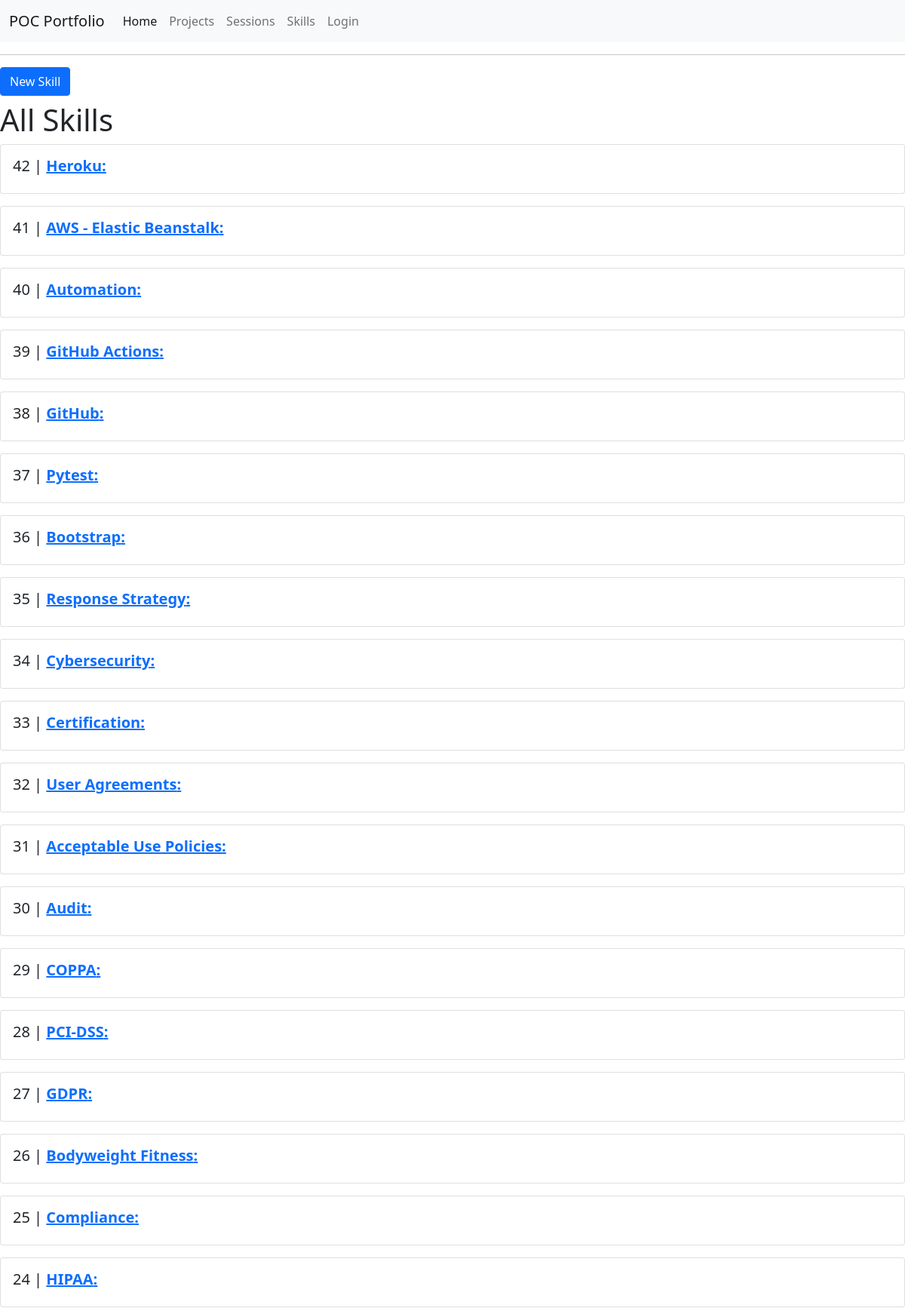
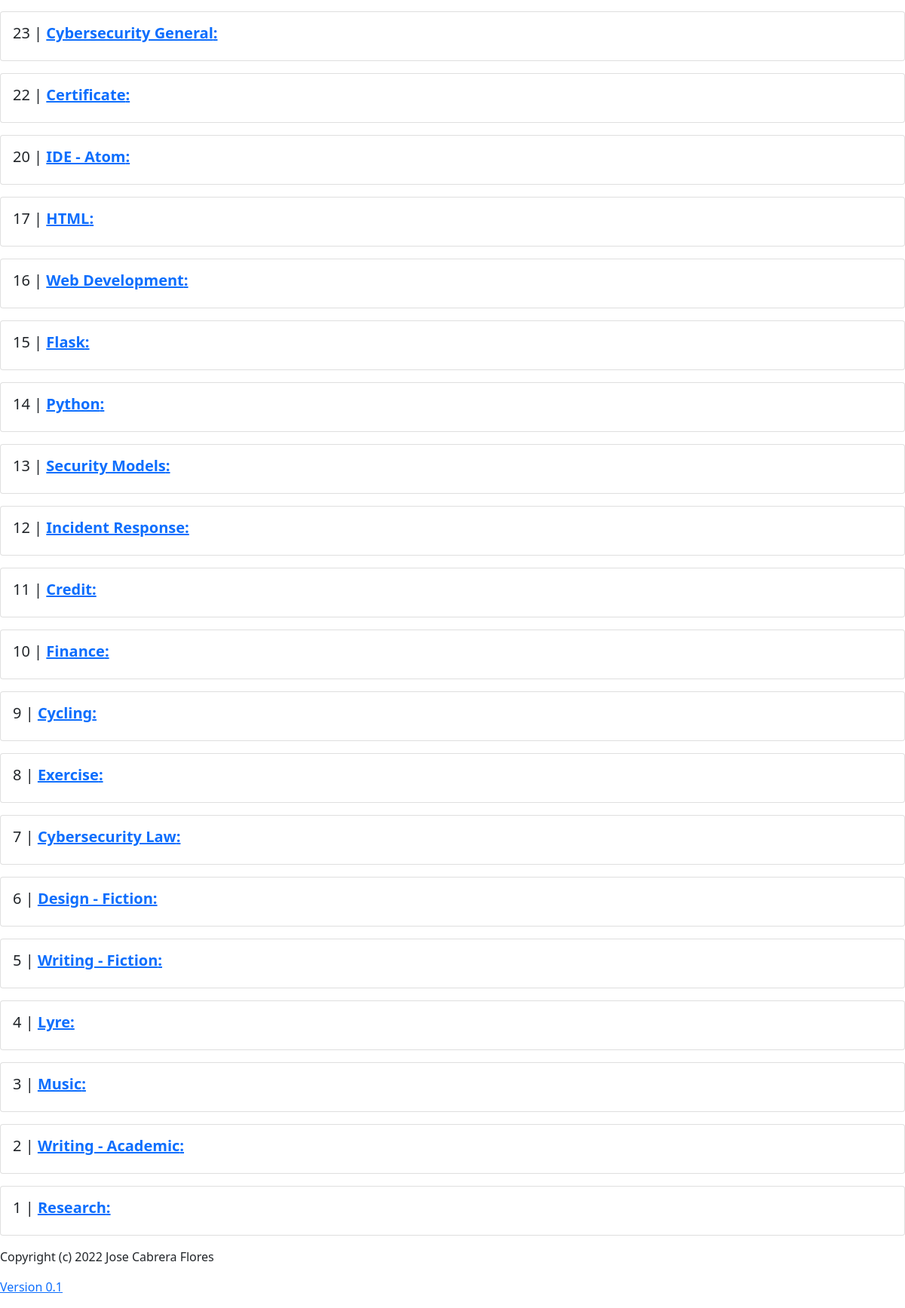
Screenshot of /skill/all with the database file from the repository (2 pictures, top to bottom).
### app/models.py (models this page shows, shortened)
class Skill(db.Model):
    id = db.Column(db.Integer, primary_key=True)
    name = db.Column(db.String(120), index=True, nullable=False)
    explanation = db.Column(db.Text, index=True, nullable=True)

### app/routes.py (the view)
@app.route("/skill/all")
def skill_all():
    skills = reversed(Skill.query.all())
    return render_template(
        "skill_all.html",
        title="All Skills",
        short_skill=True,
        skills=skills,
    )

### app/templates/skill_all.html
{% extends "base.html" %}
{% block content %}
<a class="btn btn-primary btn-md mb-2" href="{{ url_for('skill') }}" role="button">New Skill</a>
<h1>All Skills</h1>
  {% for skill in skills %}
    {% if short_skill %}
      {% include 'includes/skill_short.html' %}
    {% else %}
      {% include 'includes/skill.html' %}
    {% endif %}
  {% endfor %}
{% endblock %}

### app/templates/includes/skill_short.html (shortened to what this page needs)
<div class="card mb-3">
  <div class="card-body">
    <h5 class="card-title">
      {{skill.id}} | <a href="{{ url_for('skill_one', id=skill.id) }}"><b>{{ skill.name }}: </b></a>
    </h5>
  </div>
</div>

### rows the page displays
Skill: id "42", name "Heroku"
Skill: id "41", name "AWS - Elastic Beanstalk"
Skill: id "40", name "Automation"
Skill: id "39", name "GitHub Actions"
Skill: id "38", name "GitHub"
Skill: id "37", name "Pytest"
Skill: id "36", name "Bootstrap"
Skill: id "35", name "Response Strategy"
Skill: id "34", name "Cybersecurity"
Skill: id "33", name "Certification"
Skill: id "32", name "User Agreements"
Skill: id "31", name "Acceptable Use Policies"
Skill: id "30", name "Audit"
Skill: id "29", name "COPPA"
Skill: id "28", name "PCI-DSS"
Skill: id "27", name "GDPR"
Skill: id "26", name "Bodyweight Fitness"
Skill: id "25", name "Compliance"
Skill: id "24", name "HIPAA"
Skill: id "23", name "Cybersecurity General"
Skill: id "22", name "Certificate"
Skill: id "20", name "IDE - Atom"
Skill: id "17", name "HTML"
Skill: id "16", name "Web Development"
Skill: id "15", name "Flask"
Skill: id "14", name "Python"
Skill: id "13", name "Security Models"
Skill: id "12", name "Incident Response"
Skill: id "11", name "Credit"
Skill: id "10", name "Finance"
Skill: id "9", name "Cycling"
Skill: id "8", name "Exercise"
Skill: id "7", name "Cybersecurity Law"
Skill: id "6", name "Design - Fiction"
Skill: id "5", name "Writing - Fiction"
Skill: id "4", name "Lyre"
Skill: id "3", name "Music"
Skill: id "2", name "Writing - Academic"
Skill: id "1", name "Research"
